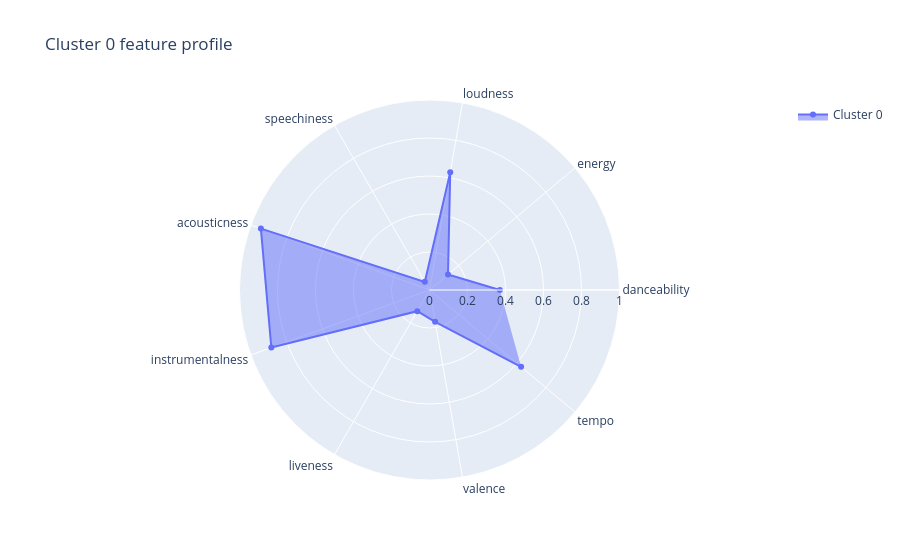
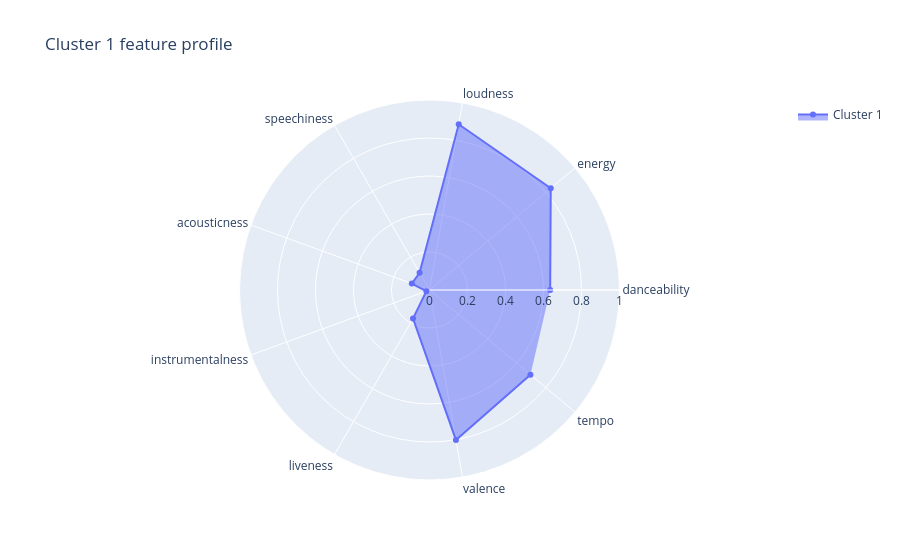
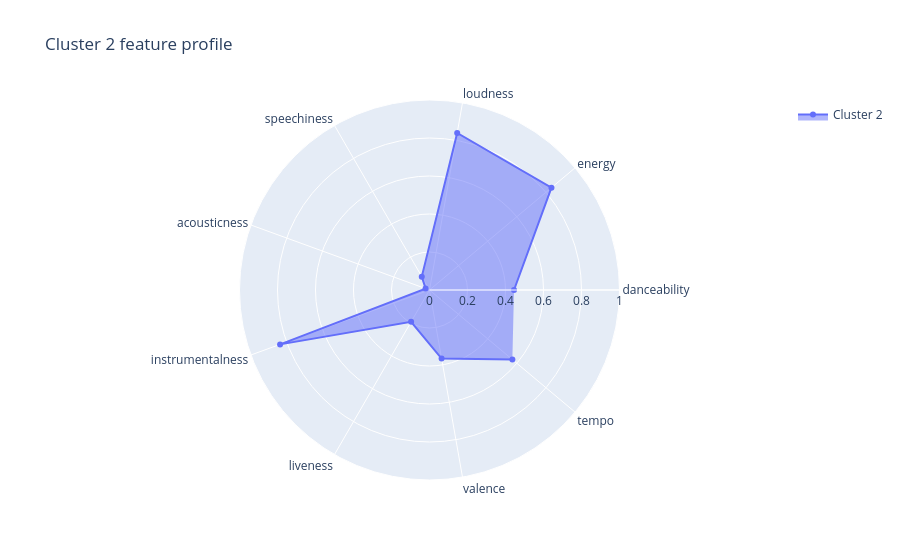
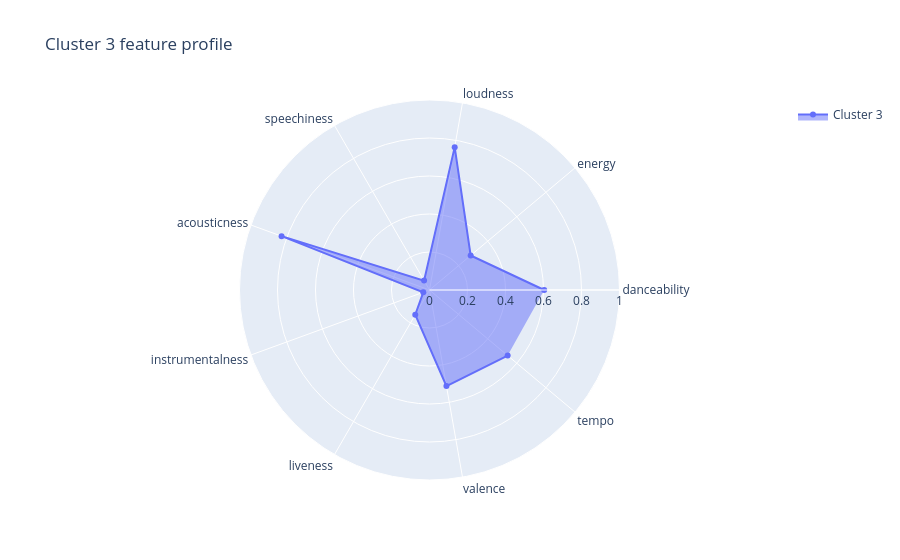

The notebook cell these images were saved under, in order:
### Code cell
# Radar charts per cluster (For radar charts, use the scaled original features rather than PCA components)
categories = filtered_songlist.columns  # original feature names

# compute cluster means on scaled features instead of PCA
scaled_songs_minmax_df['cluster'] = clusters
cluster_feature_means = scaled_songs_minmax_df.groupby('cluster').mean()

for cluster_id in cluster_feature_means.index:
    fig = go.Figure()
    fig.add_trace(go.Scatterpolar(
        r=cluster_feature_means.loc[cluster_id, categories].values,
        theta=categories,
        fill='toself',
        name=f'Cluster {cluster_id}'
    ))
    fig.update_layout(
        polar=dict(radialaxis=dict(visible=True, range=[0, 1])),
        title=f"Cluster {cluster_id} feature profile",
        showlegend=True
    )
    fig.show()

### Figure 1 — Plotly figure (JSON) as saved in the notebook; plotly's stock layout.template omitted (floating-point values rounded to 4 significant figures)
{"data": [{"fill": "toself", "name": "Cluster 0", "r": [0.3703, 0.1271, 0.6287, 0.04943, 0.9445, 0.8859, 0.1286, 0.1701, 0.6294], "theta": ["danceability", "energy", "loudness", "speechiness", "acousticness", "instrumentalness", "liveness", "valence", "tempo"], "type": "scatterpolar"}], "layout": {"polar": {"radialaxis": {"range": [0, 1], "visible": true}}, "showlegend": true, "title": {"text": "Cluster 0 feature profile"}}}

### Figure 2 — Plotly figure (JSON) as saved in the notebook; plotly's stock layout.template omitted (floating-point values rounded to 4 significant figures)
{"data": [{"fill": "toself", "name": "Cluster 1", "r": [0.6352, 0.833, 0.8856, 0.1044, 0.09929, 0.01745, 0.1734, 0.8012, 0.6935], "theta": ["danceability", "energy", "loudness", "speechiness", "acousticness", "instrumentalness", "liveness", "valence", "tempo"], "type": "scatterpolar"}], "layout": {"polar": {"radialaxis": {"range": [0, 1], "visible": true}}, "showlegend": true, "title": {"text": "Cluster 1 feature profile"}}}

### Figure 3 — Plotly figure (JSON) as saved in the notebook; plotly's stock layout.template omitted (floating-point values rounded to 4 significant figures)
{"data": [{"fill": "toself", "name": "Cluster 2", "r": [0.4449, 0.8379, 0.8393, 0.08128, 0.02194, 0.8368, 0.1937, 0.3666, 0.5693], "theta": ["danceability", "energy", "loudness", "speechiness", "acousticness", "instrumentalness", "liveness", "valence", "tempo"], "type": "scatterpolar"}], "layout": {"polar": {"radialaxis": {"range": [0, 1], "visible": true}}, "showlegend": true, "title": {"text": "Cluster 2 feature profile"}}}

### Figure 4 — Plotly figure (JSON) as saved in the notebook; plotly's stock layout.template omitted (floating-point values rounded to 4 significant figures)
{"data": [{"fill": "toself", "name": "Cluster 3", "r": [0.6037, 0.2828, 0.7636, 0.05709, 0.8284, 0.03483, 0.1499, 0.5134, 0.537], "theta": ["danceability", "energy", "loudness", "speechiness", "acousticness", "instrumentalness", "liveness", "valence", "tempo"], "type": "scatterpolar"}], "layout": {"polar": {"radialaxis": {"range": [0, 1], "visible": true}}, "showlegend": true, "title": {"text": "Cluster 3 feature profile"}}}
